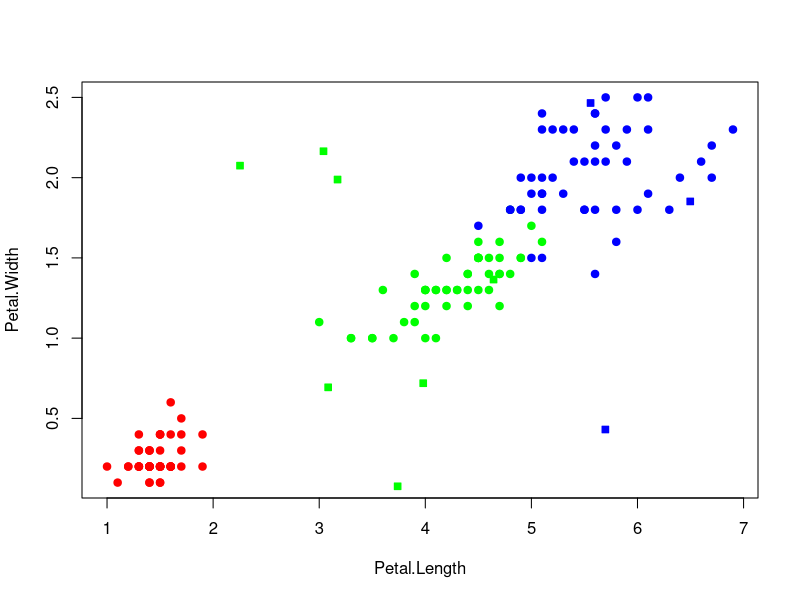

Write R code to recreate this figure.
# euclid distance
dist <- function(a, b) {
  return (sqrt(sum( (a - b) ^ 2)))
}

# 1NN version 2
knn <- function(dat, p, k = 6) {
  dists <- vector("list", length(dat[[1]]))
  for (i in 1:length(dat[[1]])) {
    dists[[i]] <- dist(dat[i,][1:2], p)
  }
  
  # add distance to initial data
  dat <- data.frame(dat, "Distance" = unlist(dists))
  # sort data by distance
  dat <- dat[order(dat$Distance),]
  # take first k values from data
  dat <- head(dat, k)
  # count occurances of each group
  res <- summary(dat$Species)
  
  # most occuring group
  return (names(sort(res, decreasing = TRUE))[1])
}

# get data and plot it
dat <- iris[3:5]
colors <- c("setosa" = "red", "versicolor" = "green", "virginica" = "blue")
plot(dat[1:2], pch = 21, col = colors[dat$Species], bg = colors[dat$Species])

# classify N random points
N = 10
points <- data.frame("x" = runif(N, 1, 7), "y" = runif(N, 0, 2.5))
for (i in seq(10)) {
  p <- points[i, ]
  cl <- knn(dat, p)
  points(p[1], p[2], pch = 22, col = colors[cl], bg = colors[cl])
}
